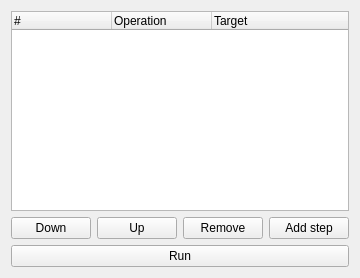
            <widget class="QWidget" name="stepsTab">
             <property name="sizePolicy">
              <sizepolicy hsizetype="Expanding" vsizetype="Expanding">
               <horstretch>0</horstretch>
               <verstretch>0</verstretch>
              </sizepolicy>
             </property>
             <property name="minimumSize">
              <size>
               <width>200</width>
               <height>278</height>
              </size>
             </property>
             <property name="autoFillBackground">
              <bool>false</bool>
             </property>
             <attribute name="title">
              <string>Steps</string>
             </attribute>
             <layout class="QVBoxLayout" name="verticalLayout_2">
              <property name="topMargin">
               <number>11</number>
              </property>
              <item>
               <widget class="QTreeWidget" name="stepsTreeWidget">
                <column>
                 <property name="text">
                  <string>#</string>
                 </property>
                </column>
                <column>
                 <property name="text">
                  <string>Operation</string>
                 </property>
                </column>
                <column>
                 <property name="text">
                  <string>Target</string>
                 </property>
                </column>
               </widget>
              </item>
              <item>
               <layout class="QHBoxLayout" name="horizontalLayout_3">
                <item>
                 <widget class="QPushButton" name="stepDownBtn">
                  <property name="text">
                   <string>Down</string>
                  </property>
                 </widget>
                </item>
                <item>
                 <widget class="QPushButton" name="stepUpBtn">
                  <property name="text">
                   <string>Up</string>
                  </property>
                 </widget>
                </item>
                <item>
                 <widget class="QPushButton" name="removeStepBtn">
                  <property name="text">
                   <string>Remove</string>
                  </property>
                 </widget>
                </item>
                <item>
                 <widget class="QPushButton" name="addStepBtn">
                  <property name="text">
                   <string>Add step</string>
                  </property>
                 </widget>
                </item>
               </layout>
              </item>
              <item>
               <widget class="QPushButton" name="runBtn">
                <property name="text">
                 <string>Run</string>
                </property>
               </widget>
              </item>
             </layout>
            </widget>
